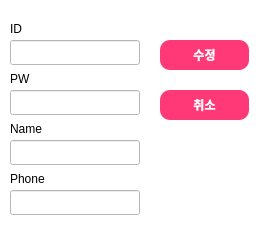
<?xml version="1.0" encoding="UTF-8"?>
<ui version="4.0">
 <class>user_edit</class>
 <widget class="QDialog" name="user_edit">
  <property name="geometry">
   <rect>
    <x>0</x>
    <y>0</y>
    <width>260</width>
    <height>230</height>
   </rect>
  </property>
  <property name="windowTitle">
   <string>내정보</string>
  </property>
  <property name="styleSheet">
   <string notr="true">background-color: rgb(255, 255, 255);</string>
  </property>
  <widget class="QLabel" name="label">
   <property name="geometry">
    <rect>
     <x>10</x>
     <y>20</y>
     <width>67</width>
     <height>17</height>
    </rect>
   </property>
   <property name="text">
    <string>ID</string>
   </property>
  </widget>
  <widget class="QLineEdit" name="id_text">
   <property name="enabled">
    <bool>true</bool>
   </property>
   <property name="geometry">
    <rect>
     <x>10</x>
     <y>40</y>
     <width>130</width>
     <height>25</height>
    </rect>
   </property>
   <property name="dragEnabled">
    <bool>true</bool>
   </property>
   <property name="readOnly">
    <bool>true</bool>
   </property>
  </widget>
  <widget class="QLabel" name="label_2">
   <property name="geometry">
    <rect>
     <x>10</x>
     <y>70</y>
     <width>67</width>
     <height>17</height>
    </rect>
   </property>
   <property name="text">
    <string>PW</string>
   </property>
  </widget>
  <widget class="QLineEdit" name="pw_text">
   <property name="geometry">
    <rect>
     <x>10</x>
     <y>90</y>
     <width>130</width>
     <height>25</height>
    </rect>
   </property>
  </widget>
  <widget class="QLabel" name="label_3">
   <property name="geometry">
    <rect>
     <x>10</x>
     <y>120</y>
     <width>67</width>
     <height>17</height>
    </rect>
   </property>
   <property name="text">
    <string>Name</string>
   </property>
  </widget>
  <widget class="QLineEdit" name="name_text">
   <property name="geometry">
    <rect>
     <x>10</x>
     <y>140</y>
     <width>130</width>
     <height>25</height>
    </rect>
   </property>
  </widget>
  <widget class="QLabel" name="label_4">
   <property name="geometry">
    <rect>
     <x>10</x>
     <y>170</y>
     <width>67</width>
     <height>17</height>
    </rect>
   </property>
   <property name="text">
    <string>Phone</string>
   </property>
  </widget>
  <widget class="QLineEdit" name="phone_text">
   <property name="geometry">
    <rect>
     <x>10</x>
     <y>190</y>
     <width>130</width>
     <height>25</height>
    </rect>
   </property>
   <property name="dragEnabled">
    <bool>false</bool>
   </property>
   <property name="readOnly">
    <bool>false</bool>
   </property>
  </widget>
  <widget class="QPushButton" name="ok_btn">
   <property name="geometry">
    <rect>
     <x>160</x>
     <y>40</y>
     <width>89</width>
     <height>30</height>
    </rect>
   </property>
   <property name="font">
    <font>
     <family>Sans</family>
     <weight>75</weight>
     <bold>true</bold>
    </font>
   </property>
   <property name="styleSheet">
    <string notr="true">QPushButton{
	background-color: rgb(255, 56, 120);
	color: rgb(255, 255, 255);
    border-radius: 10px;
}
QPushButton:hover{
	background-color: rgb(255, 255, 255);
	color: rgb(255, 56, 120);
    border-radius: 10px;
}</string>
   </property>
   <property name="text">
    <string>수정</string>
   </property>
  </widget>
  <widget class="QPushButton" name="exit_btn">
   <property name="geometry">
    <rect>
     <x>160</x>
     <y>90</y>
     <width>89</width>
     <height>30</height>
    </rect>
   </property>
   <property name="font">
    <font>
     <family>Sans</family>
     <weight>75</weight>
     <bold>true</bold>
    </font>
   </property>
   <property name="styleSheet">
    <string notr="true">QPushButton{
	background-color: rgb(255, 56, 120);
	color: rgb(255, 255, 255);
    border-radius: 10px;
}
QPushButton:hover{
	background-color: rgb(255, 255, 255);
	color: rgb(255, 56, 120);
    border-radius: 10px;
}</string>
   </property>
   <property name="text">
    <string>취소</string>
   </property>
  </widget>
 </widget>
 <resources/>
 <connections/>
</ui>
